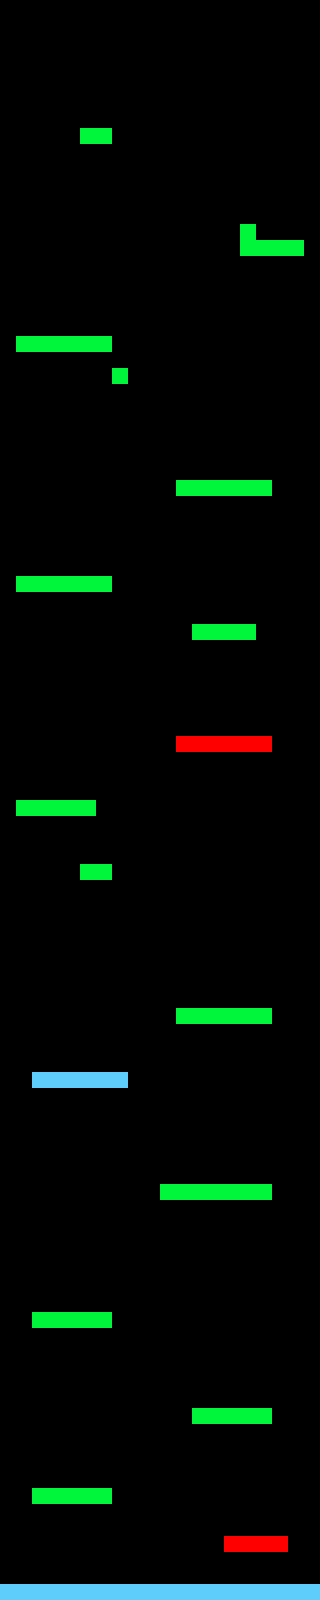

Rendered tile map (Tiled .tmx) drawn with the repository's tilesets; below, a short description and the map source with its tile grids summarised:
An orthogonal 20x100 tile map with 16x16 px tiles, 1 tile layer (Tile Layer 2).

<map version="1.0" orientation="orthogonal" width="20" height="100" tilewidth="16" tileheight="16">
 <tileset firstgid="1" name="tiles01" tilewidth="16" tileheight="16">
  <image source="../img/tiles01.png" width="64" height="64" />
 </tileset>
 <layer name="Tile Layer 2" width="20" height="100">
  <data>[2000 cells, 101 non-empty, 3 distinct tile ids]</data>
 </layer>
</map>
